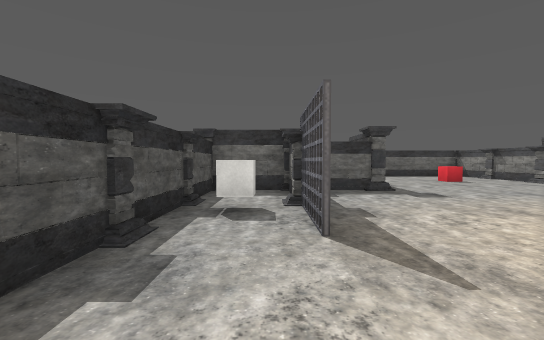
[1] (above)

21 first-person views from a walk through a Unity game level. The camera is 1.4 m above the floor, tilts 2° down and sees 90° across. The floor is counted in squares, 2 m on a side. Each view is taken from the middle of a square. On the plan, view 1 faces up. The plan holds only what a view shows up to about 9 squares ahead; the rest is blank. The place goes on beyond the plan. The player is left out. Some surface patterns are stand-ins.

[2]
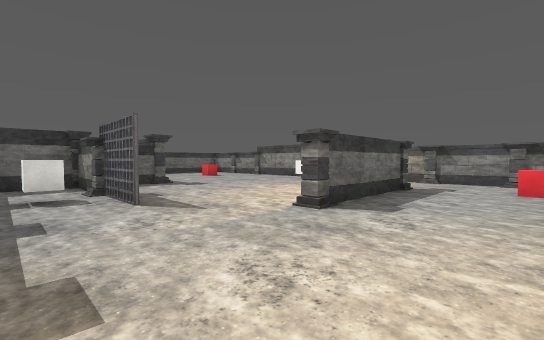

[3]
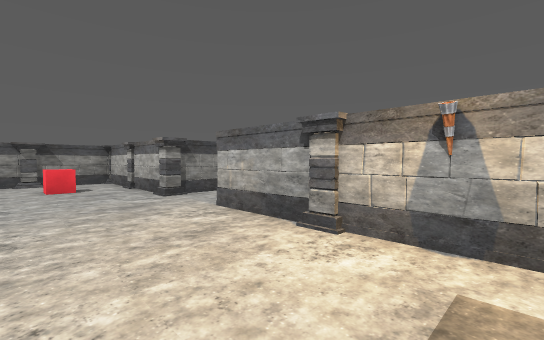

[4]
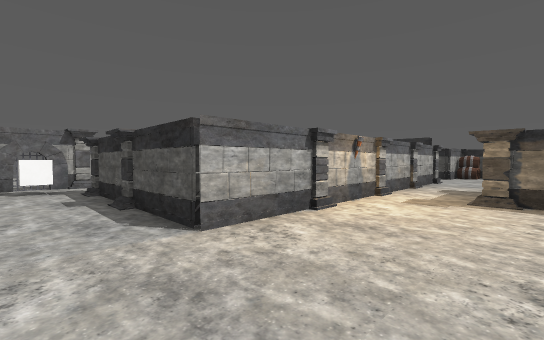

[5]
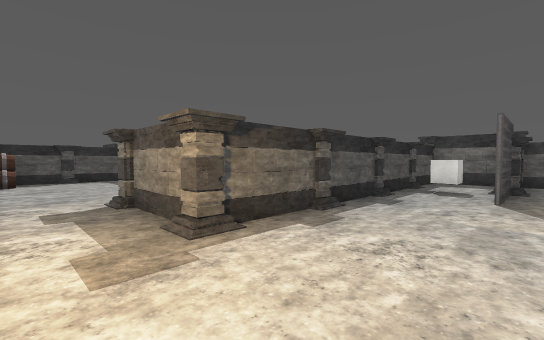

[6]
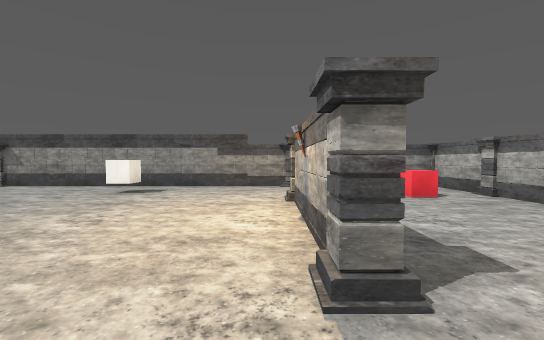

[7]
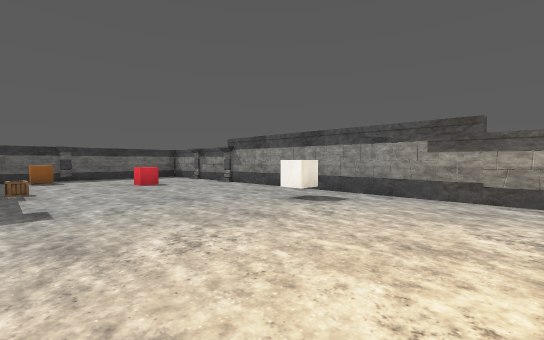

[8]
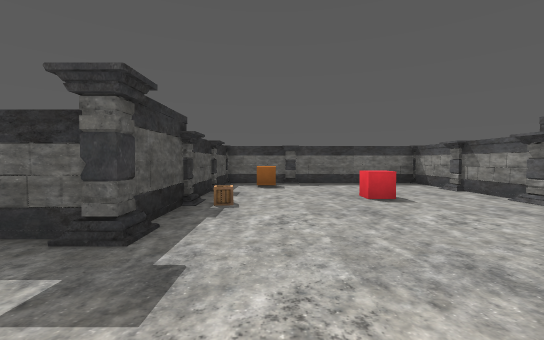

[9]
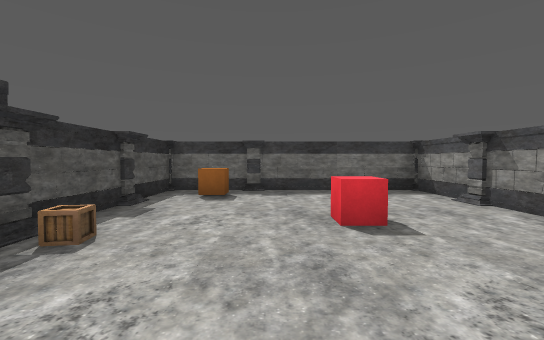

[10]
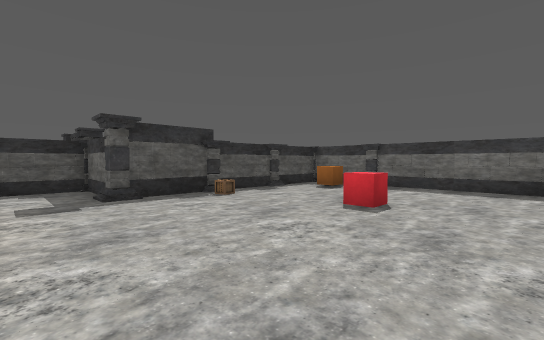

[11]
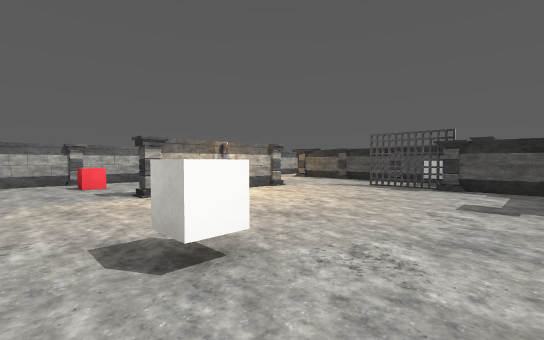

[12]
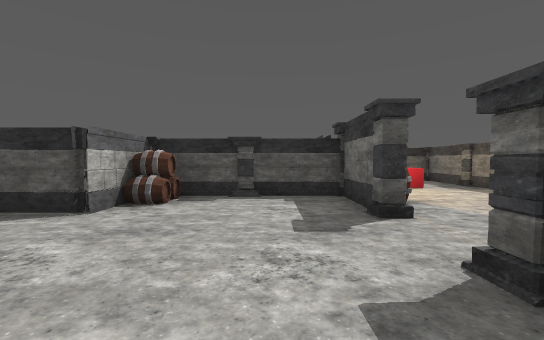

[13]
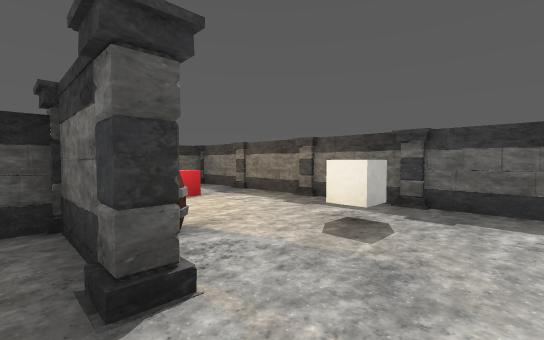

[14]
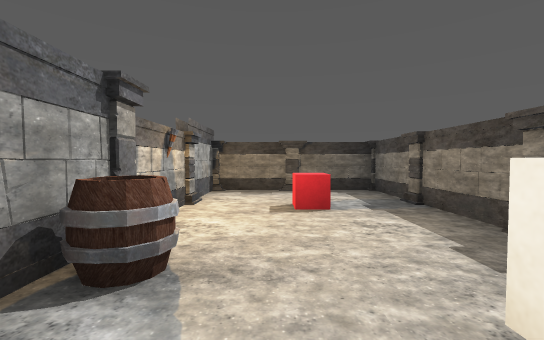

[15]
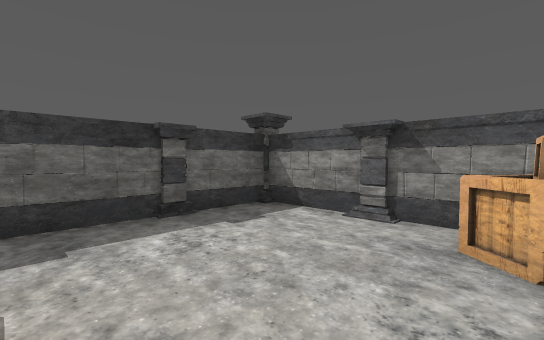

[16]
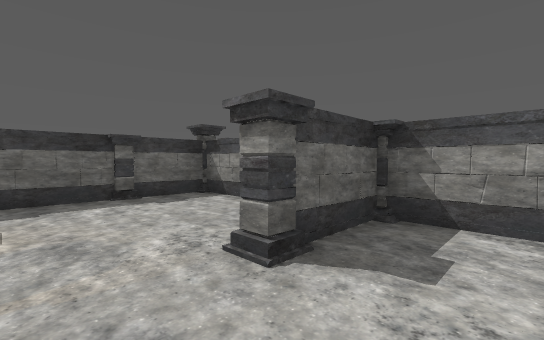

[17]
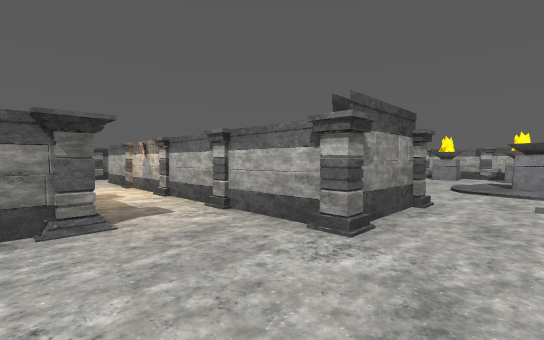

[18]
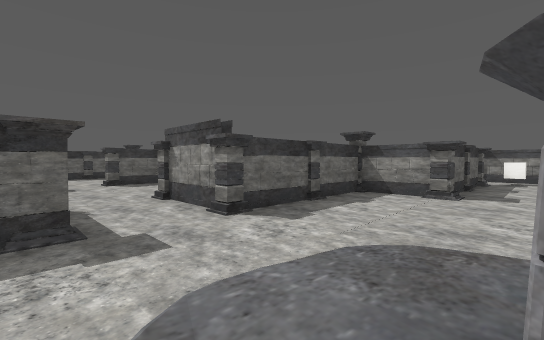

[19]
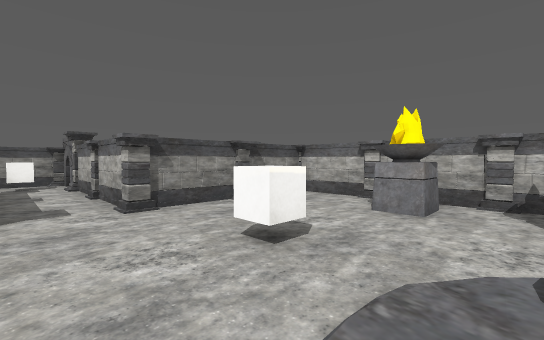

[20]
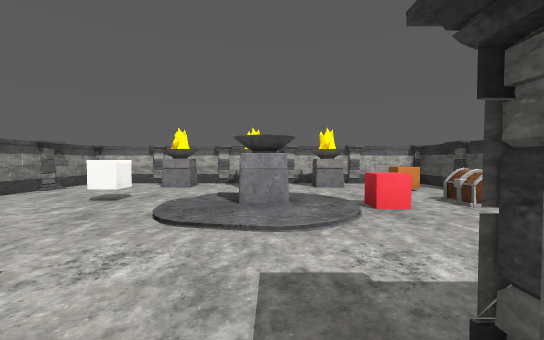

[21]
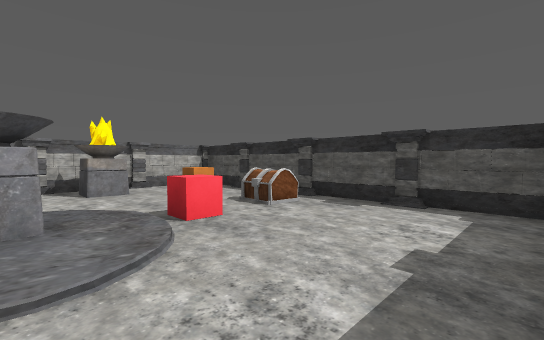

### Floor plan
Ten units are one square. View 1 is at (0, 0); x grows to the right and y downward. Boxes are objects, and circles mark ways between rooms. Rooms are numbered by the first view taken in them; rooms with no view inside come last. Other rooms are left out.
<svg viewBox="-140 -129 229 268">
<path fill="none" stroke="#000" d="M5 -25 5 -65M-13 -22 -14 -14M61 -4 23 -4 23 -6M44 34 84 34 84 -6M-7 33 -2 35M-7 34 2 33M8 -44 3 -44M-14 -47 -14 16 -37 16M11 -64 -14 -64 -14 -48M-36 34 26 34M6 -65 6 -24M57 -3 58 -8M23 -6 61 -6 61 -4M84 -6 84 -124 26 -124 26 -64 11 -64M-72 -4 -94 -4M-57 -43 -68 -45M-37 -14 -37 -44 -134 -44 -135 -6 -94 -6 -94 31M-83 34 -76 34M-36 10 -39 6M-56 34 -36 34M-37 16 -37 -5M-19 57 -56 57 -56 34M-78 38 -75 42M-76 34 -76 57 -81 57M-115 60 -115 134 -16 134 -16 94 44 94 44 80M26 34 26 76 -16 76 -16 65M44 46 44 34"/>
<rect x="-5" y="-45" width="10" height="10" fill="#bbb"><title>cube</title></rect>
<rect x="65" y="15" width="10" height="10" fill="#bbb"><title>red cube</title></rect>
<rect x="25" y="-65" width="10" height="10" fill="#bbb"><title>other object</title></rect>
<rect x="25" y="-85" width="10" height="10" fill="#bbb"><title>other object</title></rect>
<rect x="35" y="-115" width="10" height="10" fill="#bbb"><title>other object</title></rect>
<rect x="55" y="-95" width="10" height="10" fill="#bbb"><title>red cube</title></rect>
<rect x="65" y="-45" width="10" height="10" fill="#bbb"><title>cube</title></rect>
<rect x="-115" y="-25" width="10" height="10" fill="#bbb"><title>red cube</title></rect>
<rect x="-95" y="25" width="10" height="10" fill="#bbb"><title>other object</title></rect>
<rect x="-95" y="-15" width="10" height="10" fill="#bbb"><title>other object</title></rect>
<rect x="-85" y="25" width="10" height="10" fill="#bbb"><title>other object</title></rect>
<rect x="-85" y="-35" width="10" height="10" fill="#bbb"><title>cube</title></rect>
<rect x="-55" y="-15" width="10" height="10" fill="#bbb"><title>other object</title></rect>
<rect x="-45" y="-15" width="10" height="10" fill="#bbb"><title>other object</title></rect>
<rect x="-45" y="-45" width="10" height="10" fill="#bbb"><title>other object</title></rect>
<rect x="-105" y="115" width="10" height="10" fill="#bbb"><title>other object</title></rect>
<rect x="-105" y="85" width="10" height="10" fill="#bbb"><title>other object</title></rect>
<rect x="-95" y="85" width="10" height="10" fill="#bbb"><title>red cube</title></rect>
<rect x="-85" y="115" width="10" height="10" fill="#bbb"><title>other object</title></rect>
<rect x="-75" y="85" width="10" height="10" fill="#bbb"><title>other object</title></rect>
<rect x="-65" y="115" width="10" height="10" fill="#bbb"><title>other object</title></rect>
<rect x="-45" y="115" width="10" height="10" fill="#bbb"><title>other object</title></rect>
<rect x="-45" y="95" width="10" height="10" fill="#bbb"><title>cube</title></rect>
<rect x="35" y="75" width="10" height="10" fill="#bbb"><title>cube</title></rect>
<circle cx="10" cy="-40" r="3" fill="#2a7"/>
<circle cx="15" cy="-15" r="3" fill="#2a7"/>
<circle cx="75" cy="0" r="3" fill="#2a7"/>
<circle cx="-25" cy="25" r="3" fill="#2a7"/>
<circle cx="35" cy="35" r="3" fill="#2a7"/>
<circle cx="-65" cy="45" r="3" fill="#2a7"/>
<text x="20" y="0">1</text>
<text x="50" y="-60">2</text>
<text x="-80" y="-10">3</text>
<text x="-50" y="90">4</text>
</svg>
Room 1 opens to room 2. Room 1 opens to room 3. Room 1 opens to room 4. Room 3 opens to room 4.

Where each view was taken, in squares from view 1:
view 1: 0 up, 0 right, facing up
view 2: 2 down, 1 left, facing up-right
view 3: 1 down, 1 left, facing down-right
view 4: 1 down, 4 right, facing down-left
view 5: 3 down, 1 right, facing up-left
view 6: 1 up, 1 right, facing right
view 7: 1 up, 3 right, facing up-right
view 8: 4 up, 4 right, facing up
view 9: 6 up, 5 right, facing up
view 10: 5 up, 8 right, facing up-left
view 11: 6 up, 8 right, facing down-left
view 12: 1 down, 4 left, facing left
view 13: 0 up, 6 left, facing up-left
view 14: 2 up, 7 left, facing left
view 15: 1 up, 7 left, facing up-right
view 16: 1 down, 7 left, facing up-right
view 17: 1 down, 7 left, facing down-right
view 18: 9 down, 8 left, facing up-right
view 19: 8 down, 6 left, facing down-right
view 20: 5 down, 7 left, facing down
view 21: 6 down, 7 left, facing down-left
